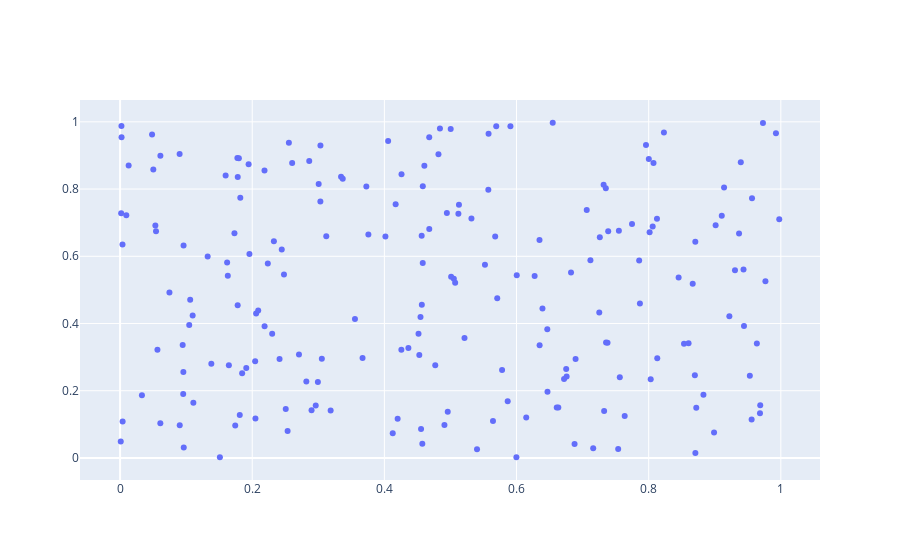

The notebook cell this image was saved under:
### Markdown cell above
### Creating a random scatter plot

### Code cell
# Dependancies
import plotly as py
import plotly.graph_objects as go
import numpy as np
import pandas as pd
from plotly.offline import download_plotlyjs, init_notebook_mode, plot, iplot

# Jupyter notebook setup
init_notebook_mode(connected=True)

# Test
N = 200
example_x = np.random.rand(N)
example_y = np.random.rand(N)

# Creating the trace
trace = go.Scatter(
    x = example_x,
    y = example_y,
    mode = 'markers')

# Plotting the data
data = [trace]
iplot(data)

### Figure 1 — Plotly figure (JSON) as saved in the notebook; plotly's stock layout.template omitted (floating-point values rounded to 4 significant figures; data arrays with more than 128 entries replaced by an {"elided": "..."} marker saying what was removed)
{"data": [{"mode": "markers", "type": "scatter", "x": {"elided": "200 float values"}, "y": {"elided": "200 float values"}}], "layout": {"autosize": true, "xaxis": {"autorange": true, "range": [-0.05931, 1.058], "type": "linear"}, "yaxis": {"autorange": true, "range": [-0.07999, 1.079], "type": "linear"}}}
